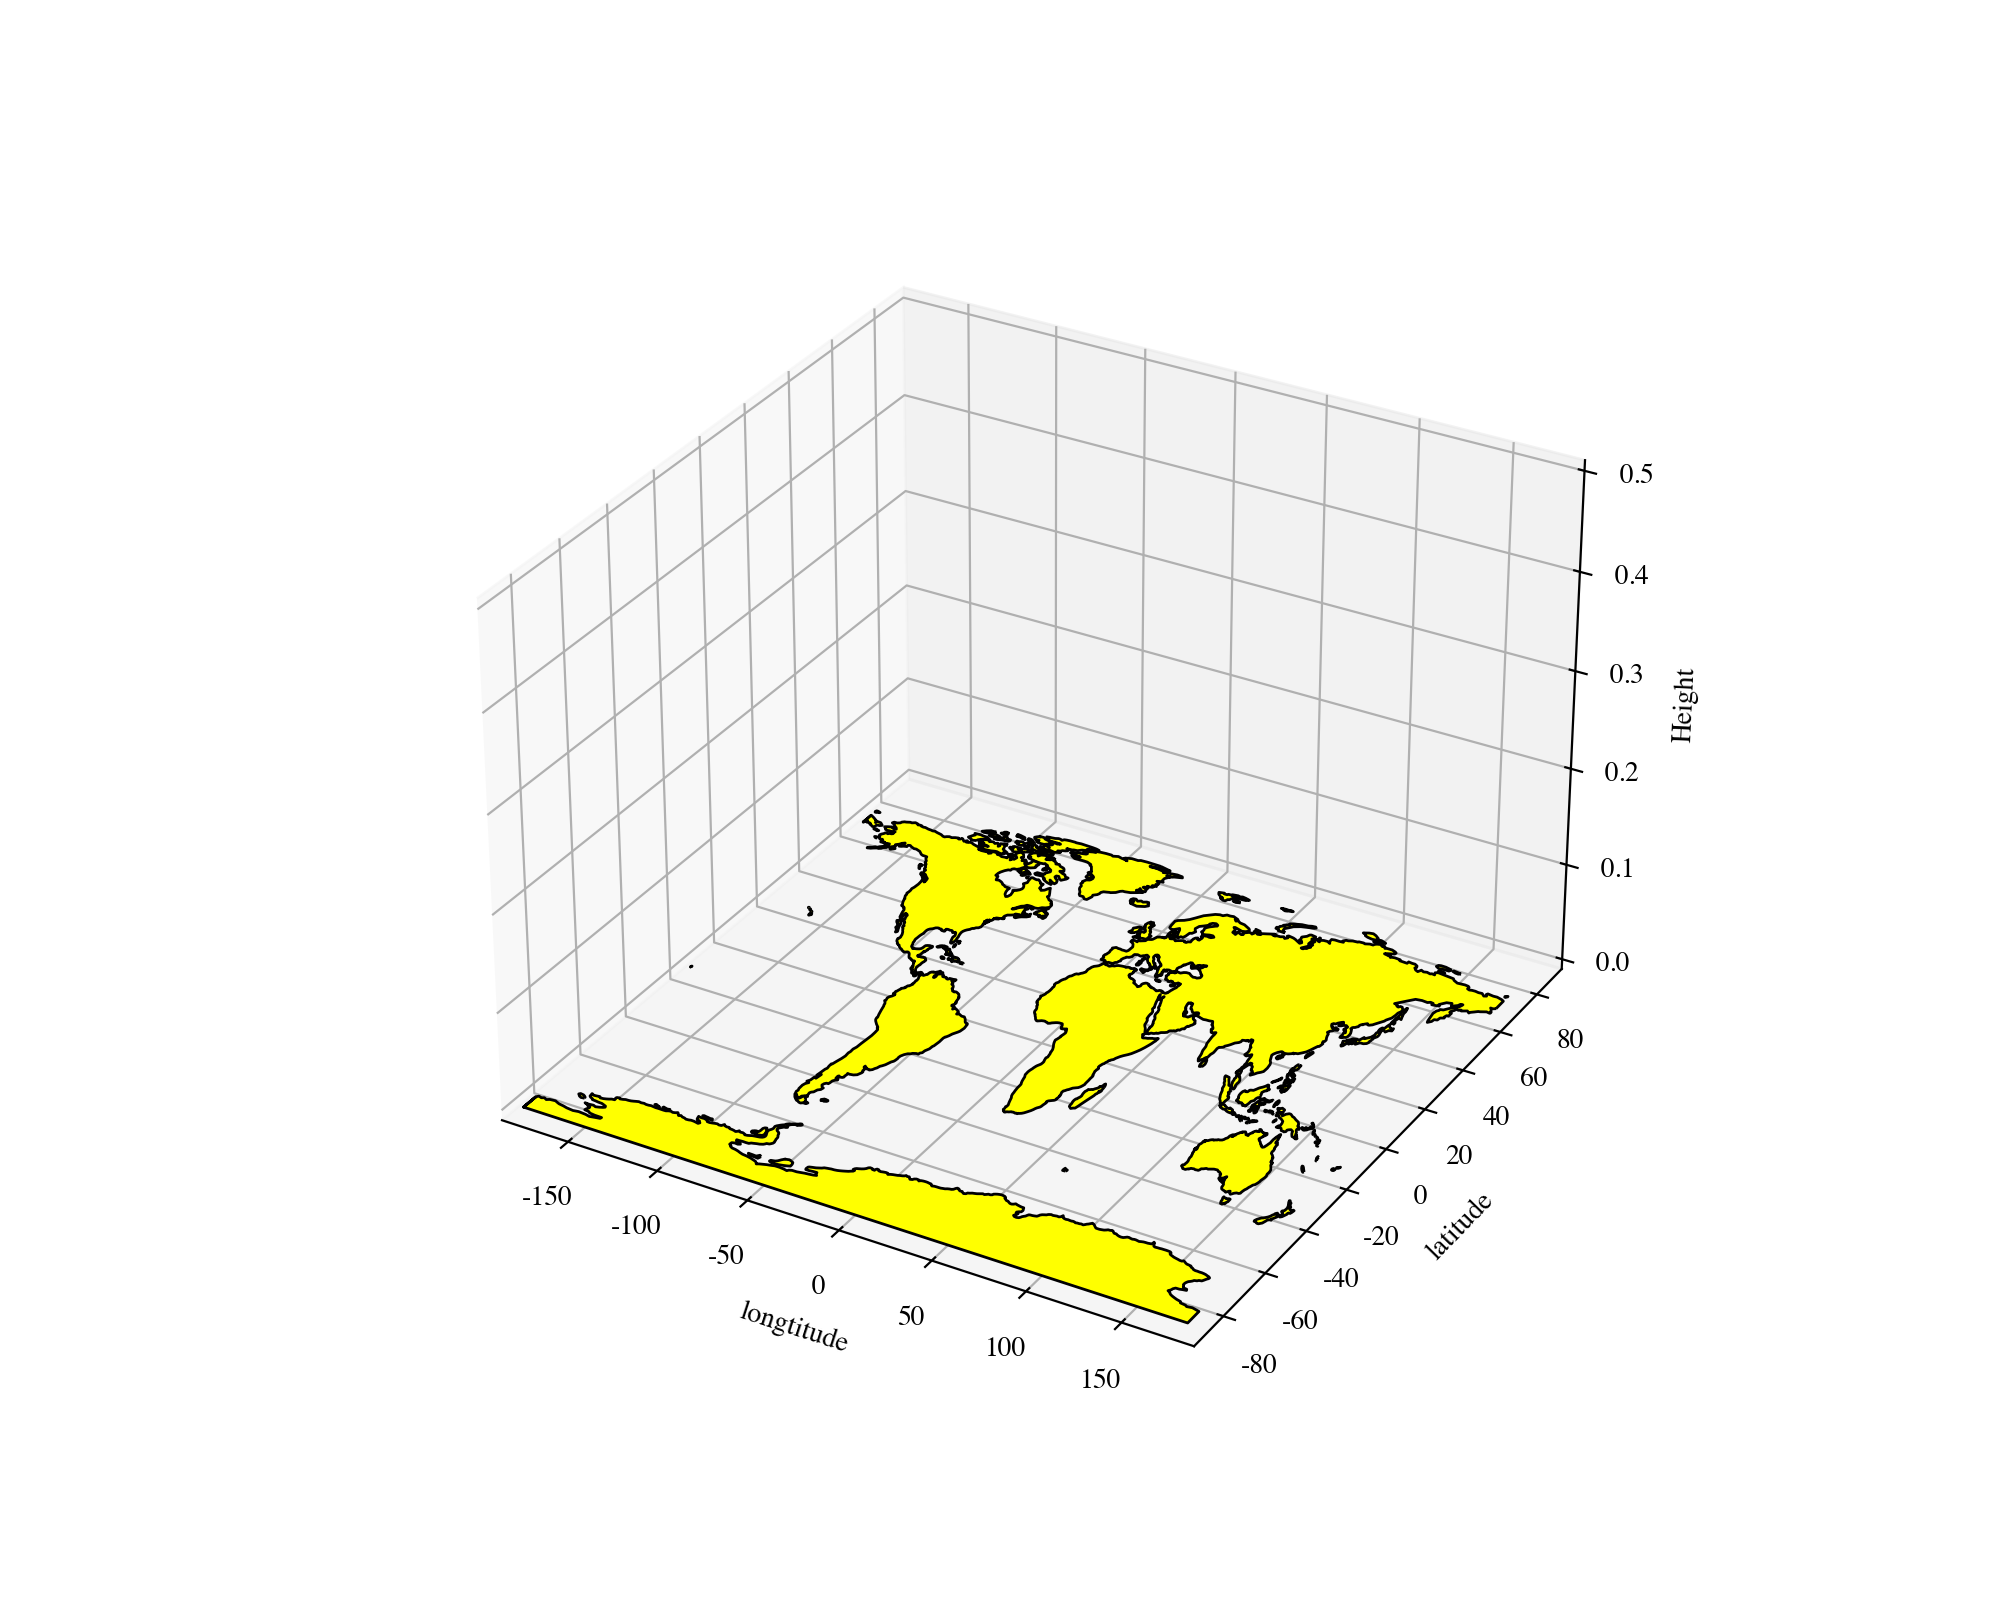

Recreate this plot in Python.
import itertools
from mpl_toolkits.mplot3d import Axes3D
import matplotlib.pyplot as plt
from matplotlib.collections import LineCollection, PolyCollection
import numpy as np
import cartopy.feature
from cartopy.mpl.patch import geos_to_path
import cartopy.crs as ccrs

plt.rcParams["font.sans-serif"] = ["Times"]
plt.rcParams["axes.unicode_minus"] = False  # 负号

fig = plt.figure(figsize=(10, 8), dpi=200)
ax = fig.add_subplot(111, projection="3d")
ax.set_xlim(-180, 180)
ax.set_ylim(-90, 90)
ax.set_zlim(0, 0.5)
##############################################################
concat = lambda iterable: list(itertools.chain.from_iterable(iterable))
target_projection = ccrs.PlateCarree()
# 目标投影，这里用最常见的一种
feature = cartopy.feature.NaturalEarthFeature("physical", "land", "110m")
geoms = feature.geometries()
geoms = [target_projection.project_geometry(geom, feature.crs) for geom in geoms]
paths = concat(geos_to_path(geom) for geom in geoms)  # geom转path
polys = concat(path.to_polygons() for path in paths)  # path转poly
lc = PolyCollection(polys, edgecolor="black", facecolor="yellow", closed=False)
ax.add_collection3d(lc)
ax.set_xlabel("longtitude")
ax.set_ylabel("latitude")
ax.set_zlabel("Height")
plt.savefig("test.png")
